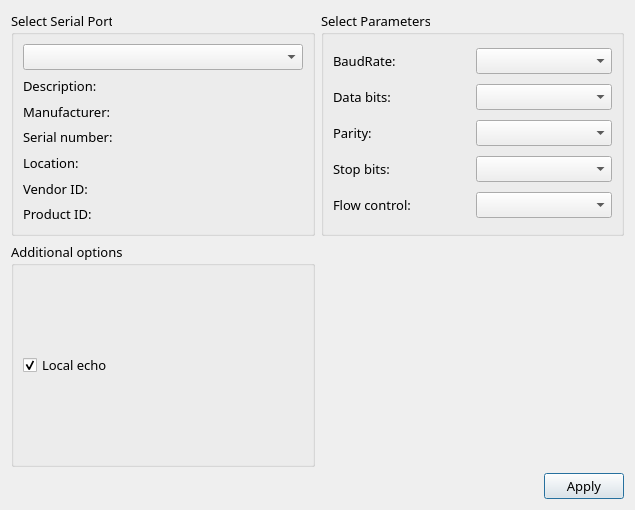
<?xml version="1.0" encoding="UTF-8"?>
<ui version="4.0">
 <class>SettingsDialog</class>
 <widget class="QDialog" name="SettingsDialog">
  <property name="windowModality">
   <enum>Qt::ApplicationModal</enum>
  </property>
  <property name="geometry">
   <rect>
    <x>0</x>
    <y>0</y>
    <width>635</width>
    <height>510</height>
   </rect>
  </property>
  <property name="windowTitle">
   <string>Dialog</string>
  </property>
  <property name="modal">
   <bool>true</bool>
  </property>
  <layout class="QGridLayout" name="gridLayout_7">
   <item row="0" column="0">
    <widget class="QGroupBox" name="selectBox">
     <property name="font">
      <font>
       <family>Segoe UI Semibold</family>
       <pointsize>10</pointsize>
      </font>
     </property>
     <property name="title">
      <string>Select Serial Port</string>
     </property>
     <layout class="QGridLayout" name="gridLayout_6">
      <item row="0" column="0">
       <widget class="QComboBox" name="serialPortInfoListBox_3"/>
      </item>
      <item row="1" column="0">
       <widget class="QLabel" name="descriptionLabel_3">
        <property name="text">
         <string>Description:</string>
        </property>
       </widget>
      </item>
      <item row="2" column="0">
       <widget class="QLabel" name="manufacturerLabel_3">
        <property name="text">
         <string>Manufacturer:</string>
        </property>
       </widget>
      </item>
      <item row="3" column="0">
       <widget class="QLabel" name="serialNumberLabel_3">
        <property name="text">
         <string>Serial number:</string>
        </property>
       </widget>
      </item>
      <item row="4" column="0">
       <widget class="QLabel" name="locationLabel_3">
        <property name="text">
         <string>Location:</string>
        </property>
       </widget>
      </item>
      <item row="5" column="0">
       <widget class="QLabel" name="vidLabel_3">
        <property name="text">
         <string>Vendor ID:</string>
        </property>
       </widget>
      </item>
      <item row="6" column="0">
       <widget class="QLabel" name="pidLabel_3">
        <property name="text">
         <string>Product ID:</string>
        </property>
       </widget>
      </item>
     </layout>
    </widget>
   </item>
   <item row="0" column="1">
    <widget class="QGroupBox" name="parametersBox">
     <property name="font">
      <font>
       <family>Segoe UI Semibold</family>
       <pointsize>10</pointsize>
      </font>
     </property>
     <property name="title">
      <string>Select Parameters</string>
     </property>
     <layout class="QGridLayout" name="gridLayout_5">
      <item row="0" column="0">
       <widget class="QLabel" name="baudRateLabel_3">
        <property name="text">
         <string>BaudRate:</string>
        </property>
       </widget>
      </item>
      <item row="0" column="1">
       <widget class="QComboBox" name="baudRateBox_3"/>
      </item>
      <item row="1" column="0">
       <widget class="QLabel" name="dataBitsLabel_3">
        <property name="text">
         <string>Data bits:</string>
        </property>
       </widget>
      </item>
      <item row="1" column="1">
       <widget class="QComboBox" name="dataBitsBox_3"/>
      </item>
      <item row="2" column="0">
       <widget class="QLabel" name="parityLabel_3">
        <property name="text">
         <string>Parity:</string>
        </property>
       </widget>
      </item>
      <item row="2" column="1">
       <widget class="QComboBox" name="parityBox_3"/>
      </item>
      <item row="3" column="0">
       <widget class="QLabel" name="stopBitsLabel_3">
        <property name="text">
         <string>Stop bits:</string>
        </property>
       </widget>
      </item>
      <item row="3" column="1">
       <widget class="QComboBox" name="stopBitsBox_3"/>
      </item>
      <item row="4" column="0">
       <widget class="QLabel" name="flowControlLabel_3">
        <property name="text">
         <string>Flow control:</string>
        </property>
       </widget>
      </item>
      <item row="4" column="1">
       <widget class="QComboBox" name="flowControlBox_3"/>
      </item>
     </layout>
    </widget>
   </item>
   <item row="1" column="0">
    <widget class="QGroupBox" name="additionalOptionsGroupBox">
     <property name="font">
      <font>
       <family>Segoe UI Semibold</family>
       <pointsize>10</pointsize>
      </font>
     </property>
     <property name="title">
      <string>Additional options</string>
     </property>
     <layout class="QVBoxLayout" name="verticalLayout_3">
      <item>
       <widget class="QCheckBox" name="localEchoCheckBox_3">
        <property name="text">
         <string>Local echo</string>
        </property>
        <property name="checked">
         <bool>true</bool>
        </property>
       </widget>
      </item>
     </layout>
    </widget>
   </item>
   <item row="2" column="0" colspan="2">
    <layout class="QHBoxLayout" name="horizontalLayout_3">
     <item>
      <spacer name="horizontalSpacer_3">
       <property name="orientation">
        <enum>Qt::Horizontal</enum>
       </property>
       <property name="sizeHint" stdset="0">
        <size>
         <width>96</width>
         <height>20</height>
        </size>
       </property>
      </spacer>
     </item>
     <item>
      <widget class="QPushButton" name="applyButton_3">
       <property name="font">
        <font>
         <family>Segoe UI Semibold</family>
         <pointsize>10</pointsize>
        </font>
       </property>
       <property name="text">
        <string>Apply</string>
       </property>
      </widget>
     </item>
    </layout>
   </item>
  </layout>
 </widget>
 <resources/>
 <connections/>
</ui>
